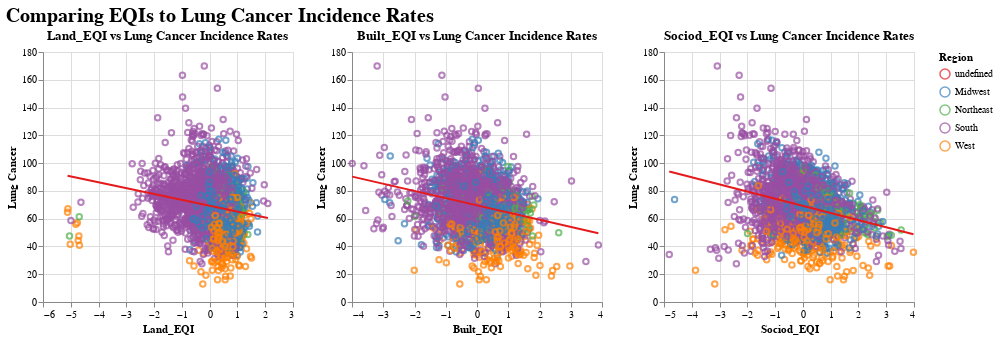

Notebook code for this chart:
### Code cell
brush = alt.selection_interval(resolve='global')

base = alt.Chart(harvard_df).mark_point().encode(
    y='Lung Cancer:Q',
    # color=alt.condition(brush, 'Region', alt.ColorValue('gray')),
    color=alt.condition(brush,
                    alt.Color('Region:N', scale=alt.Scale(scheme='set1')),
                    alt.ColorValue('gray')),
    # tooltip = 'State:N'
    tooltip = ['State:N', 'Lung Cancer:Q', alt.Tooltip('Land_EQI:Q', format='.2f'), alt.Tooltip('Built_EQI:Q', format='.2f'), alt.Tooltip('Sociod_EQI:Q', format='.2f')]
).add_params(
    brush
).properties(
    width=250,
    height=250,
)

final_land = base.encode(x='Land_EQI').properties(title="Land_EQI vs Lung Cancer Incidence Rates") + base.encode(x='Land_EQI').transform_regression('Land_EQI','Lung Cancer').mark_line(color='blue')
final_built = base.encode(x='Built_EQI').properties(title="Built_EQI vs Lung Cancer Incidence Rates") + base.encode(x='Built_EQI').transform_regression('Built_EQI','Lung Cancer').mark_line(color='blue') 
final_sociod = base.encode(x='Sociod_EQI').properties(title="Sociod_EQI vs Lung Cancer Incidence Rates") + base.encode(x='Sociod_EQI').transform_regression('Sociod_EQI','Lung Cancer').mark_line(color='blue') 

chart = alt.concat(
    final_land,
    final_built,
    final_sociod,
    # base.encode(x='Land_EQI'),
    # base.encode(x='Built_EQI'),
    # base.encode(x='Sociod_EQI'),
    title=alt.TitleParams(text="Comparing EQIs to Lung Cancer Incidence Rates", fontSize = 20)
)

chart

### Figure 1 — Vega-Lite specification as saved in the notebook (floating-point values rounded to 4 significant figures; data arrays with more than 128 entries replaced by an {"elided": "..."} marker saying what was removed)
{"config": {"view": {"continuousWidth": 300, "continuousHeight": 300}}, "concat": [{"layer": [{"mark": {"type": "point"}, "encoding": {"color": {"condition": {"param": "param_4", "field": "Region", "scale": {"scheme": "set1"}, "type": "nominal"}, "value": "gray"}, "tooltip": [{"field": "State", "type": "nominal"}, {"field": "Lung Cancer", "type": "quantitative"}, {"field": "Land_EQI", "format": ".2f", "type": "quantitative"}, {"field": "Built_EQI", "format": ".2f", "type": "quantitative"}, {"field": "Sociod_EQI", "format": ".2f", "type": "quantitative"}], "x": {"field": "Land_EQI", "type": "quantitative"}, "y": {"field": "Lung Cancer", "type": "quantitative"}}, "name": "view_10", "title": "Land_EQI vs Lung Cancer Incidence Rates"}, {"mark": {"type": "line", "color": "blue"}, "encoding": {"color": {"condition": {"param": "param_4", "field": "Region", "scale": {"scheme": "set1"}, "type": "nominal"}, "value": "gray"}, "tooltip": [{"field": "State", "type": "nominal"}, {"field": "Lung Cancer", "type": "quantitative"}, {"field": "Land_EQI", "format": ".2f", "type": "quantitative"}, {"field": "Built_EQI", "format": ".2f", "type": "quantitative"}, {"field": "Sociod_EQI", "format": ".2f", "type": "quantitative"}], "x": {"field": "Land_EQI", "type": "quantitative"}, "y": {"field": "Lung Cancer", "type": "quantitative"}}, "transform": [{"on": "Land_EQI", "regression": "Lung Cancer"}]}], "height": 250, "width": 250}, {"layer": [{"mark": {"type": "point"}, "encoding": {"color": {"condition": {"param": "param_4", "field": "Region", "scale": {"scheme": "set1"}, "type": "nominal"}, "value": "gray"}, "tooltip": [{"field": "State", "type": "nominal"}, {"field": "Lung Cancer", "type": "quantitative"}, {"field": "Land_EQI", "format": ".2f", "type": "quantitative"}, {"field": "Built_EQI", "format": ".2f", "type": "quantitative"}, {"field": "Sociod_EQI", "format": ".2f", "type": "quantitative"}], "x": {"field": "Built_EQI", "type": "quantitative"}, "y": {"field": "Lung Cancer", "type": "quantitative"}}, "name": "view_11", "title": "Built_EQI vs Lung Cancer Incidence Rates"}, {"mark": {"type": "line", "color": "blue"}, "encoding": {"color": {"condition": {"param": "param_4", "field": "Region", "scale": {"scheme": "set1"}, "type": "nominal"}, "value": "gray"}, "tooltip": [{"field": "State", "type": "nominal"}, {"field": "Lung Cancer", "type": "quantitative"}, {"field": "Land_EQI", "format": ".2f", "type": "quantitative"}, {"field": "Built_EQI", "format": ".2f", "type": "quantitative"}, {"field": "Sociod_EQI", "format": ".2f", "type": "quantitative"}], "x": {"field": "Built_EQI", "type": "quantitative"}, "y": {"field": "Lung Cancer", "type": "quantitative"}}, "transform": [{"on": "Built_EQI", "regression": "Lung Cancer"}]}], "height": 250, "width": 250}, {"layer": [{"mark": {"type": "point"}, "encoding": {"color": {"condition": {"param": "param_4", "field": "Region", "scale": {"scheme": "set1"}, "type": "nominal"}, "value": "gray"}, "tooltip": [{"field": "State", "type": "nominal"}, {"field": "Lung Cancer", "type": "quantitative"}, {"field": "Land_EQI", "format": ".2f", "type": "quantitative"}, {"field": "Built_EQI", "format": ".2f", "type": "quantitative"}, {"field": "Sociod_EQI", "format": ".2f", "type": "quantitative"}], "x": {"field": "Sociod_EQI", "type": "quantitative"}, "y": {"field": "Lung Cancer", "type": "quantitative"}}, "name": "view_12", "title": "Sociod_EQI vs Lung Cancer Incidence Rates"}, {"mark": {"type": "line", "color": "blue"}, "encoding": {"color": {"condition": {"param": "param_4", "field": "Region", "scale": {"scheme": "set1"}, "type": "nominal"}, "value": "gray"}, "tooltip": [{"field": "State", "type": "nominal"}, {"field": "Lung Cancer", "type": "quantitative"}, {"field": "Land_EQI", "format": ".2f", "type": "quantitative"}, {"field": "Built_EQI", "format": ".2f", "type": "quantitative"}, {"field": "Sociod_EQI", "format": ".2f", "type": "quantitative"}], "x": {"field": "Sociod_EQI", "type": "quantitative"}, "y": {"field": "Lung Cancer", "type": "quantitative"}}, "transform": [{"on": "Sociod_EQI", "regression": "Lung Cancer"}]}], "height": 250, "width": 250}], "data": {"name": "data-58fb7e092401301e6ddaba7570a6ec70"}, "params": [{"name": "param_4", "select": {"type": "interval", "resolve": "global"}, "views": ["view_10", "view_11", "view_12"]}], "title": {"text": "Comparing EQIs to Lung Cancer Incidence Rates", "fontSize": 20}, "$schema": "https://vega.github.io/schema/vega-lite/v5.16.3.json", "datasets": {"data-58fb7e092401301e6ddaba7570a6ec70": {"elided": "2602 records"}}}
